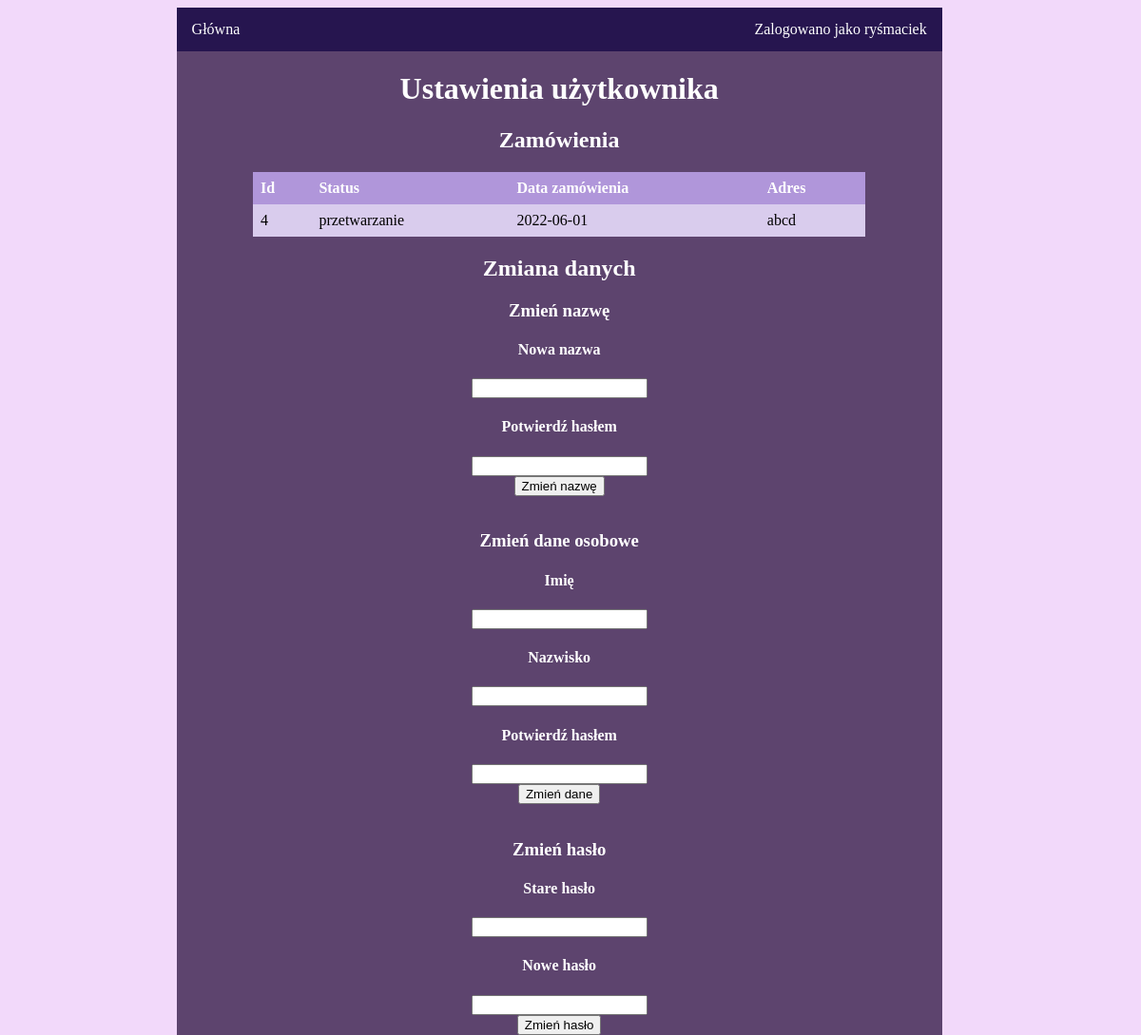
The page /uzytkownik.php (signed in) on the database its author committed.
### tables this page shows
CREATE TABLE `orders` (
  `order_id` int(30) NOT NULL,
  `user_id` int(30) NOT NULL,
  `status` varchar(30) NOT NULL,
  `date` date NOT NULL,
  `adress` varchar(300) NOT NULL
);

### uzytkownik.php (the view, shortened to what this page needs)
<?php
    $conn = new mysqli("localhost", "root", "", "sklep3ptp");
?>
<!DOCTYPE html>
<html lang="en">
<head>
    <link rel="stylesheet" href="style.css" type="text/css">
</head>
<body>
<div id="border">
        <div id="site">
            <ul>
                <li><a href="glowna.php">Główna</a></li>
                <li id="loged" class="dropdown">
                    <?php
                    if(isset($_SESSION["zalogowany"])){
                        echo "<a href='uzytkownik.php' class='dropbtn'>Zalogowano jako ".$_SESSION["zalogowany"]."</a>";
                    }
                    else{
                        echo "<a href='login.php'>Zaloguj/Zarejestruj</a>";
                    }
                    ?>
                </li>
            </ul>
            <h1>Ustawienia użytkownika</h1>
            <h2>Zamówienia</h2>
            <table>
                <tr>
                    <th>Id</th>
                    <th>Status</th>
                    <th>Data zamówienia</th>
                    <th>Adres</th>
                </tr>
                <?php
                    $query = "SELECT * FROM orders WHERE user_id IN (SELECT user_id FROM users WHERE login='".$_SESSION['zalogowany']."')";
                    $result = $conn->query($query);
                    while($row = $result->fetch_object()){
                        echo "
                        <tr>
                            <td>".$row->order_id."</td>
                            <td>".$row->status."</td>
                            <td>".$row->date."</td>
                            <td>".$row->adress."</td>
                        <tr>
                        ";
                    }
                ?>
            </table>
            <h2>Zmiana danych</h2>
            <h3>Zmień nazwę</h3>
            <form action='uzytkownik.php' method='POST'>
                    <h4>Nowa nazwa</h4>
                    <input type='text' name='nick'><br>
                    <h4>Potwierdź hasłem</h4>
                    <input type='password' name='pass'></br>
                    <input type='submit' value='Zmień nazwę'>
            </form>
            <br>
            <h3>Zmień dane osobowe</h3>
            <form action='uzytkownik.php' method='POST'>
                    <h4>Imię</h4>
                    <input type='text' name='name'><br>
                    <h4>Nazwisko</h4>
                    <input type='text' name='surename'><br>
                    <h4>Potwierdź hasłem</h4>
                    <input type='password' name='pass'></br>
                    <input type='submit' value='Zmień dane'>
            </form>
            <br>
            <h3>Zmień hasło</h3>
            <form action='uzytkownik.php' method='POST'>
                    <h4>Stare hasło</h4>
                    <input type='password' name='pass'><br>
                    <h4>Nowe hasło</h4>
                    <input type='password' name='NEWpass'></br>
                    <input type='submit' value='Zmień hasło'>
            </form>
        </div>
    </div>
</body>
</html>

### style.css (style rules this page uses)
html { background-color:#f2d9fa; color: white; height: 100%; }
#border { padding-left: 15%; }
#site { width: 80%; background: #5d446e; }
ul { list-style-type: none; margin: 0; padding: 0; overflow: hidden; background-color: #26154f; }
li { float: left; }
li a, .dropbtn { display: inline-block; color: white; text-align: center; padding: 14px 16px; text-decoration: none; }
li.dropdown { display: inline-block; }
#loged { float: right; }
h1, h2, h3 { text-align: center; }
table { border-collapse: collapse; width: 80%; margin-left: auto; margin-right: auto; }
th, td { text-align: left; padding: 8px; color: black; }
tr { background-color: #D9CCED; }
th { background-color: #B096DA; color: white; }
form { text-align: center; }

### rows shown on the page
orders: order_id "4", status "przetwarzanie", date "2022-06-01", adress "abcd"

### other values the page prints
$_SESSION["zalogowany"] "ryśmaciek"
